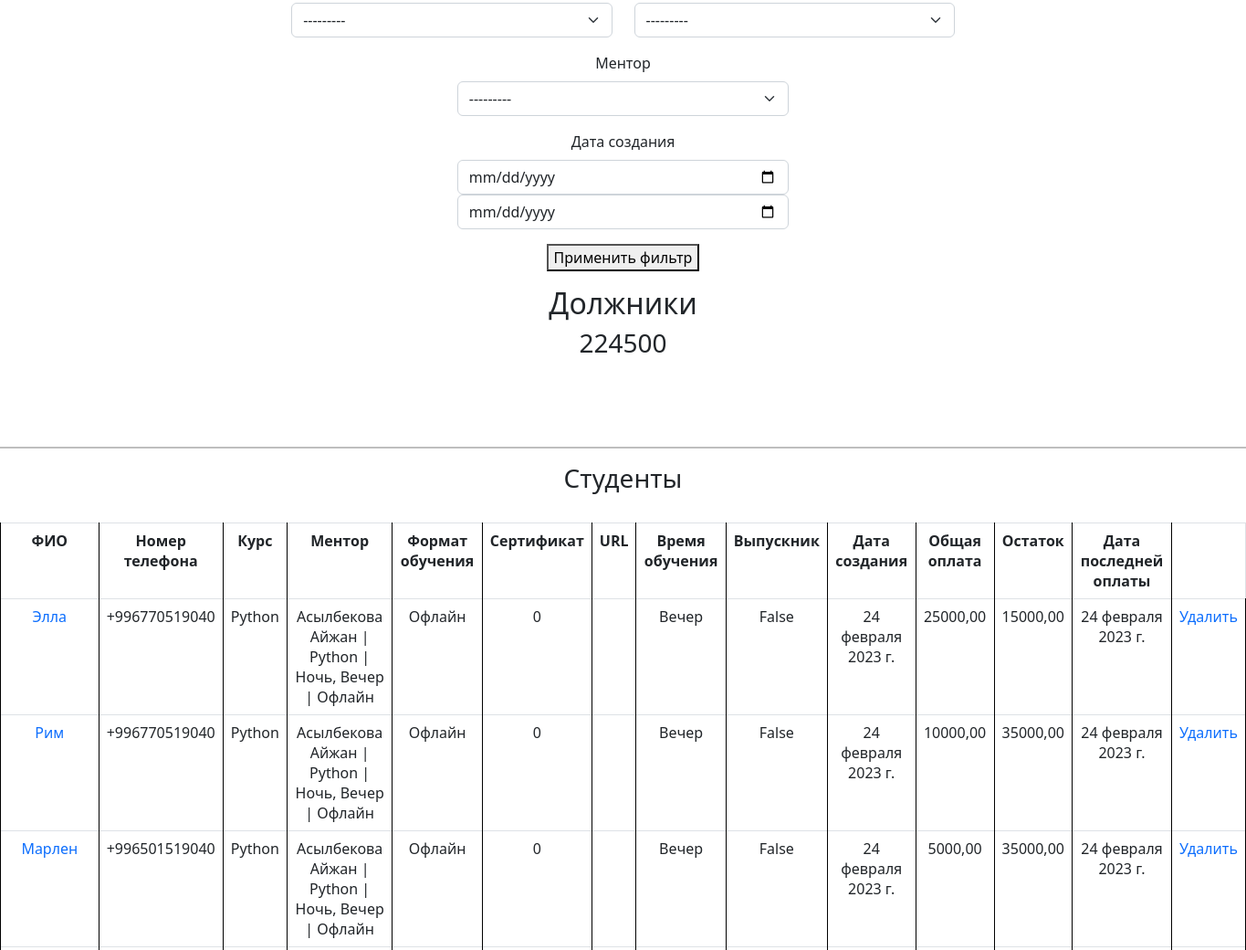
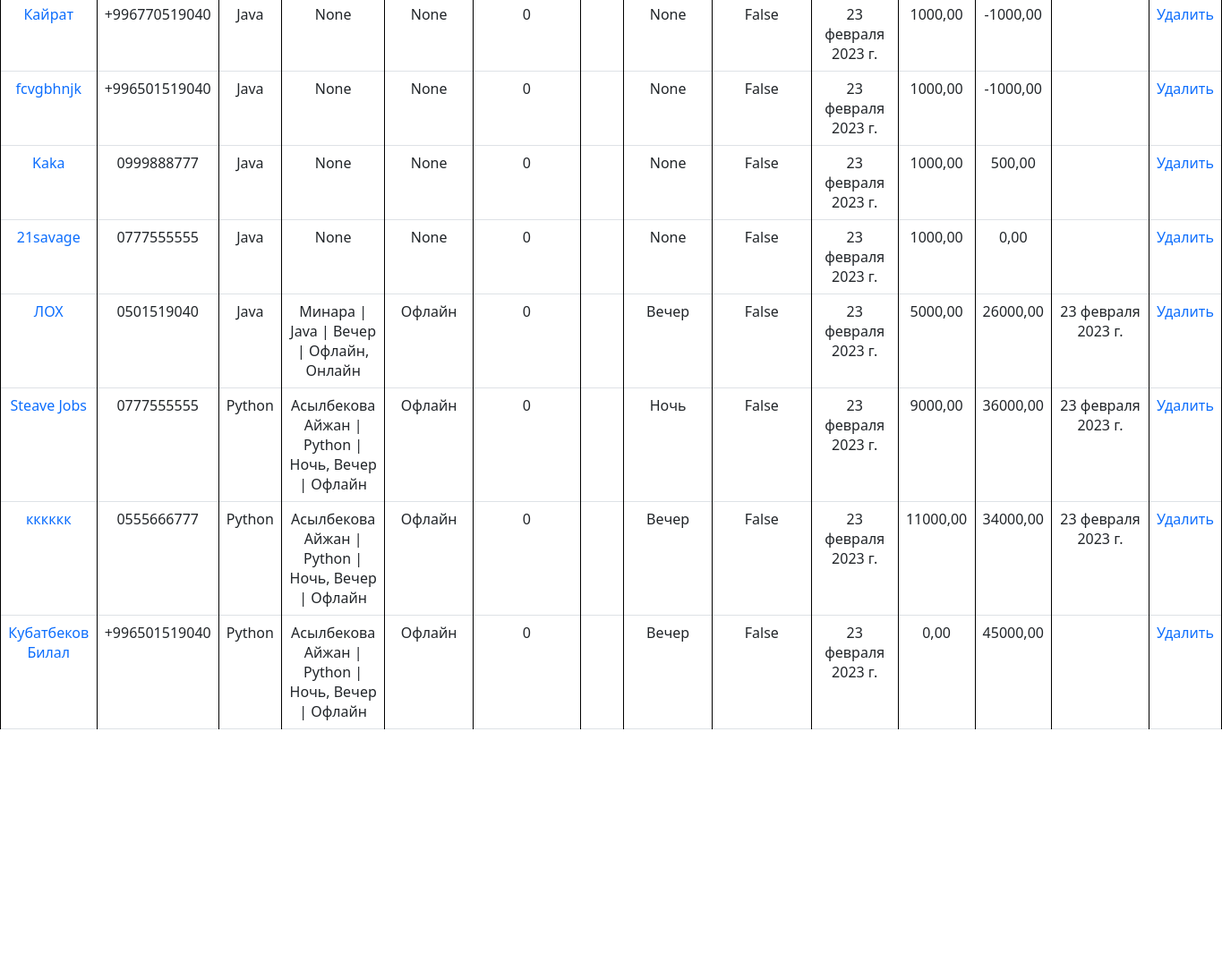
The app's page /srm/debtor/ (middle part), older data (2 pictures, top to bottom).
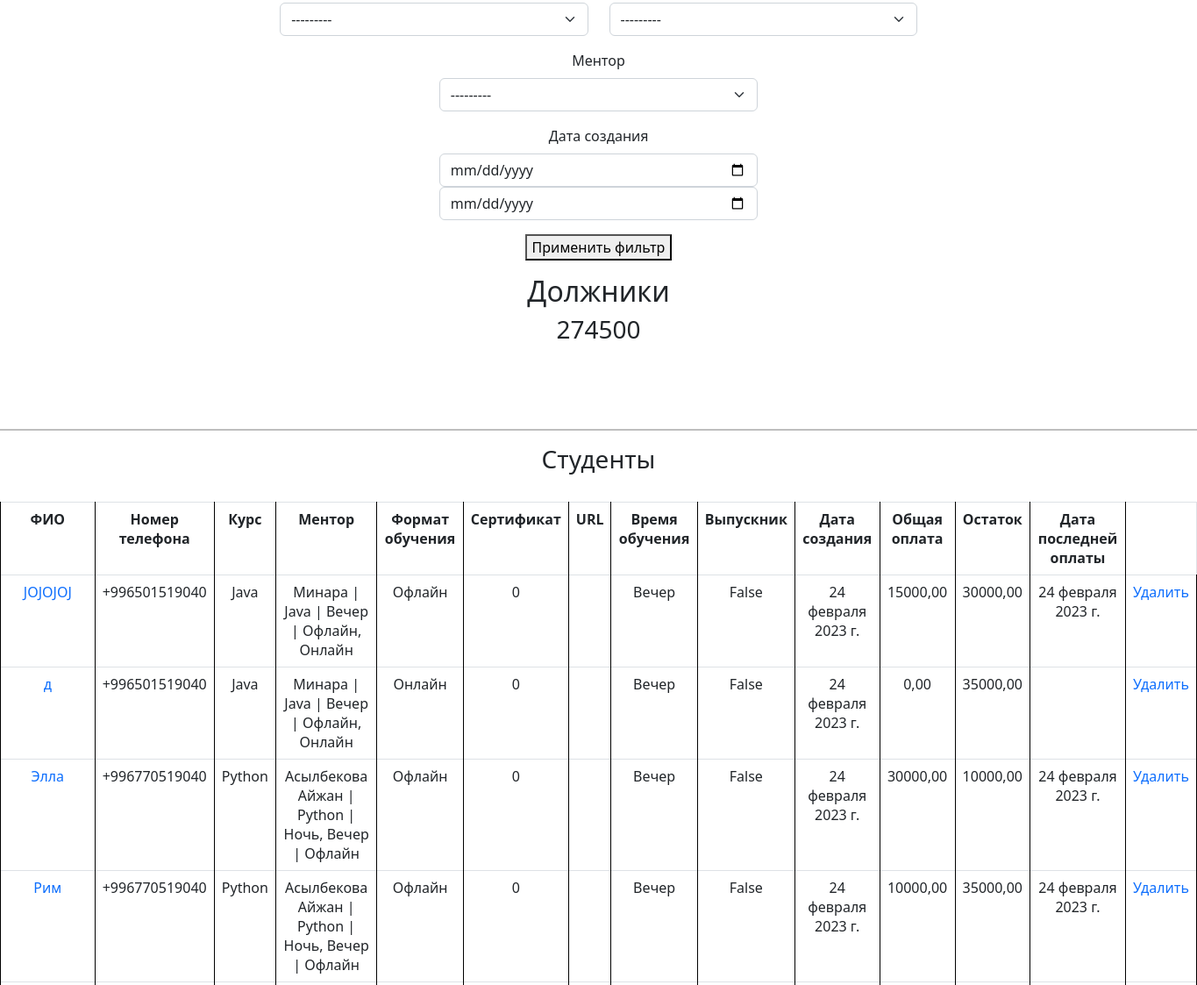
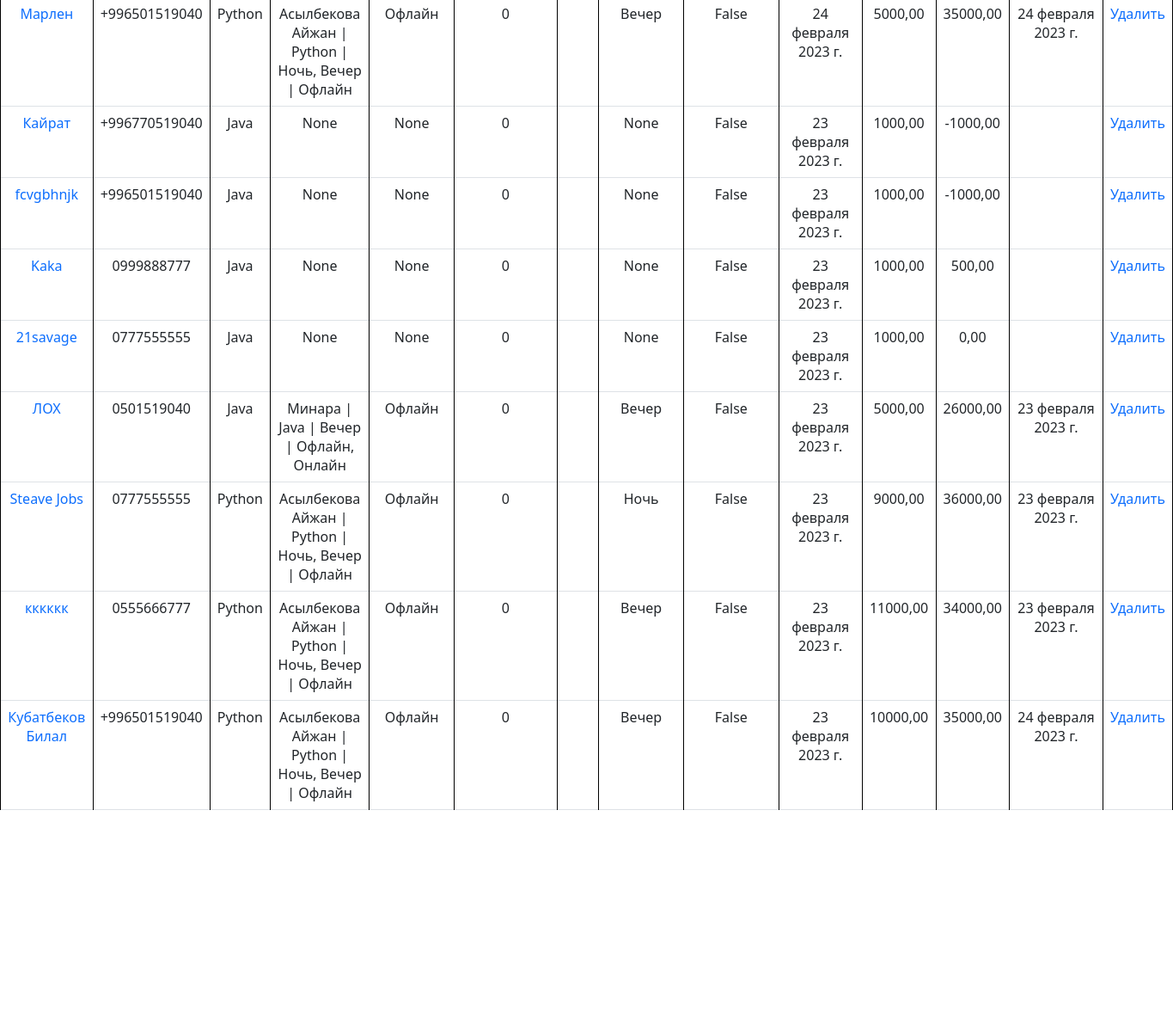
The same page, newer data (2 pictures, top to bottom).
### srm/models.py (models this page shows, shortened)
class Student(models.Model):
    full_name = models.CharField(max_length=80, verbose_name=('ФИО'))
    phone_number = models.CharField(verbose_name=('Номер телефона'), max_length=15)
    course = models.ForeignKey(
        Course,
        on_delete=models.CASCADE,
        verbose_name='Курс',
        related_name='student')
    teacher = models.ForeignKey(Employee, on_delete=models.CASCADE, verbose_name='Ментор', blank=True, null=True)
    studying_time = models.PositiveSmallIntegerField(
        choices=(
            (1, 'Утро'),
            (2, 'День'),
            (3, 'Вечер'),
            (4, 'Ночь'),
        ),
        verbose_name='Время обучения',
        blank=True,
        null=True
    )
    format = models.ForeignKey(LearningFormat, on_delete=models.CASCADE, verbose_name='Формат обучения', blank=True, null=True)
    certificate = models.PositiveSmallIntegerField(default=0, verbose_name='Сертификат')
    url = models.URLField(blank=True, null=True)
    total_payment = models.DecimalField(
        decimal_places=2,
        max_digits=12,
        default=0.00,
        verbose_name='Общая оплата',
        blank=True,
        null=True)
    last_payment_date = models.DateField(verbose_name='Дата последней оплаты', blank=True, null=True)
    remainder = models.DecimalField(
        decimal_places=2,
        max_digits=12,
        default=0.00,
        verbose_name='Остаток')
    description = models.TextField(verbose_name='Описание', blank=True, null=True)
    is_graduate = models.BooleanField(default=False, verbose_name='Выпускник')
    created_date = models.DateField(auto_now_add=True, verbose_name='Дата создания')
    class Meta:
        verbose_name = 'Студент'
        verbose_name_plural = 'Студенты'

class Course(models.Model):
    title = models.CharField(max_length=123, verbose_name=('Название'))
    created_date = models.DateTimeField(auto_now_add=True, verbose_name=('Дата создания'))
    is_active = models.BooleanField(default=True, verbose_name=('Активен'))
    def __str__(self):
        return self.title
    class Meta:
        verbose_name = 'Курс'
        verbose_name_plural = 'Курсы'

class Employee(models.Model):
    full_name = models.CharField(max_length=123, verbose_name='ФИО')
    image = models.ImageField(upload_to='media/image', verbose_name='Фотография')
    role = models.ForeignKey(Role, on_delete=models.CASCADE, verbose_name='Роль')
    salary = models.DecimalField(decimal_places=2, max_digits=12, default=0.00, verbose_name='Зарплата')
    description = models.TextField(verbose_name=('Описание для Лэндинга'), blank=True, null=True)
    course = models.ManyToManyField(Course, verbose_name='Курс', blank=True, null=True)
    studying_time = models.ManyToManyField(StudyingTime, verbose_name='Время обучения', blank=True, null=True)
    format = models.ManyToManyField(LearningFormat, verbose_name='Формат обучения', blank=True, null=True)
    created_date = models.DateTimeField(auto_now_add=True, verbose_name='Дата создания')
    is_active = models.BooleanField(default=True, verbose_name='Активен')
    def course_names(self):
        return " %s" % (", ".join([formats.title for formats in self.course.all()]))
    def format_names(self):
        return " %s" % (", ".join([formats.title for formats in self.format.all()]))
    def studying_time_names(self):
        return " %s" % (", ".join([formats.title for formats in self.studying_time.all()]))
    def __str__(self):
        return f'{self.full_name} | {self.course_names()} | {self.studying_time_names()} | {self.format_names()}'
    class Meta:
        verbose_name = 'Сотрудник'
        verbose_name_plural = 'Сотрудники'

class StudyingTime(models.Model):
    title = models.CharField(max_length=15, verbose_name='Название')

class LearningFormat(models.Model):
    title = models.CharField(max_length=50, verbose_name='Название')
    def __str__(self):
        return self.title
    class Meta:
        verbose_name = 'Формат обучения'
        verbose_name_plural = 'Форматы обучения'

### srm/views.py (the view)
# urls.py: path('debtor/', views.Debtor.as_view(), name='debtor'),
class Debtor(FilteredListView):
    model = Student
    queryset = Student.objects.all().order_by('-id')
    filterset_class = StudentFilter
    template_name = 'srm/debtors.html'
    context_object_name = 'students'
    def get_context_data(self, **kwargs):
        context = super().get_context_data(**kwargs)
        context['total_debtors'] = context['students'].aggregate(total=Sum('remainder'))['total']
        return context

### srm/views.py (called while the page is built)
    def get_queryset(self):
        queryset = super().get_queryset()
        self.filterset = self.filterset_class(self.request.GET, queryset=queryset)
        return self.filterset.qs.distinct()

    def get_context_data(self, **kwargs):
        context = super().get_context_data(**kwargs)
        context['filterset'] = self.filterset
        return context

### srm/templates/srm/debtors.html (shortened to what this page needs)
{% extends 'base.html' %}
{% load static %}
{% load crispy_forms_tags %}
{% block content %}
<br><br><br><br><br><br><br><br><br>
<center>
  <br>
  <br>
    <div class="container mt-3" style="width: 55%; fon-size: 10px;">
  <form method="get" id="incomes">
    <div class="row" >
      <div class="col-6" >
        {{ filterset.form.studying_time|as_crispy_field }}
      </div>
       <div class="col-6" >
        {{ filterset.form.format|as_crispy_field }}
      </div>
    </div>
    <div class="col-6" >
        {{ filterset.form.teacher|as_crispy_field }}
      </div>
    <div class="col-6" >
        {{ filterset.form.created_date|as_crispy_field }}
      </div>
    <button type="submit">Применить фильтр</button>
</form>
  </div>
    <h2>Должники</h2>
         <h3>{{ total_debtors }}</h3>
  <br>
  <br>
  <br>
  <hr style="height: 2px; color: black;" >
    <h3>Студенты</h3>
  <br>
  <table class="table table-bordered">
  <tbody>
    <tr>
      <th style="text-align: center; margin: 0 10px;" >ФИО</th>
      <th style="text-align: center; margin: 0 10px;" >Номер телефона</th>
      <th style="text-align: center; margin: 0 10px;" >Курс</th>
      <th style="text-align: center; margin: 0 10px;" >Ментор</th>
      <th style="text-align: center; margin: 0 10px;" >Формат обучения</th>
      <th style="text-align: center; margin: 0 10px;" >Сертификат</th>
      <th style="text-align: center; margin: 0 10px;" >URL</th>
      <th style="text-align: center; margin: 0 10px;" >Время обучения</th>
      <th style="text-align: center; margin: 0 10px;" >Выпускник</th>
      <th style="text-align: center; margin: 0 10px;" >Дата создания</th>
      <th style="text-align: center; margin: 0 10px;" >Общая оплата</th>
      <th style="text-align: center; margin: 0 10px;" >Остаток</th>
      <th style="text-align: center; margin: 0 10px;" >Дата последней оплаты</th>
    </tr>
    {% for student in students %}
    <tr>
      <td style="text-align: center; margin: 0 10px;"><a href="{% url 'student_detail' student.id %}" >{{ student.full_name }}</a></td>
      <td style="text-align: center; margin: 0 10px;" >{{ student.phone_number }}</td>
      {% if student.course %}
        <td style="text-align: center; margin: 0 10px;" >{{ student.course }}</td>
      {% else %}
        <td style="text-align: center; margin: 0 10px;" ></td>
      {% endif %}
        <td style="text-align: center; margin: 0 10px;" >{{ student.teacher }}</td>
        <td style="text-align: center; margin: 0 10px;" >{{ student.format }}</td>
      <td style="text-align: center; margin: 0 10px;" >{{ student.certificate }}</td>
      {% if student.url %}
        <td style="text-align: center; margin: 0 10px;" >{{ student.url }}</td>
      {% else %}
        <td style="text-align: center; margin: 0 10px;" ></td>
      {% endif %}
        <td style="text-align: center; margin: 0 10px;" >{{ student.get_studying_time_display }}</td>
      <td style="text-align: center; margin: 0 10px;" >{{ student.is_graduate }}</td>
      <td style="text-align: center; margin: 0 10px;" >{{ student.created_date }}</td>
        <td style="text-align: center; margin: 0 10px;" >{{ student.total_payment }}</td>
      <td style="text-align: center; margin: 0 10px;" >{{ student.remainder }}</td>
      {% if student.last_payment_date %}
        <td style="text-align: center; margin: 0 10px;" >{{ student.last_payment_date }}</td>
      {% else %}
        <td style="text-align: center; margin: 0 10px;" ></td>
      {% endif %}
      <td><a href="{% url 'student_delete' student.id %}">Удалить</a></td>
    </tr>
    {% endfor %}
  </tbody>
</table>
  <br>
<br>
<br>
</center>
{% endblock %}

Row changes from the older to the newer data that the page shows:
added Student: full_name "JOJOJOJ", phone_number "+996501519040", course "Java", teacher "Минара | Java | Вечер | Офлайн, Онлайн", format "Офлайн", certificate "0", studying_time "Вечер", is_graduate "False", created_date "24 февраля 2023 г.", total_payment "15000,00", remainder "30000,00", last_payment_date "24 февраля 2023 г."
added Student: full_name "д", phone_number "+996501519040", course "Java", teacher "Минара | Java | Вечер | Офлайн, Онлайн", format "Онлайн", certificate "0", studying_time "Вечер", is_graduate "False", created_date "24 февраля 2023 г.", total_payment "0,00", remainder "35000,00"
changed Student "Элла": total_payment "25000,00" → "30000,00"; remainder "15000,00" → "10000,00"
changed Student "Кубатбеков Билал": total_payment "0,00" → "10000,00"; remainder "45000,00" → "35000,00"; last_payment_date (not shown) → "24 февраля 2023 г."
Text that changed along with them:
{{ total_debtors }}: "224500" → "274500"
